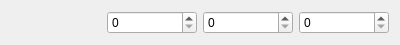
<?xml version="1.0" encoding="UTF-8"?>
<ui version="4.0">
 <class>OpenRGBDMXLedSettingsUi</class>
 <widget class="QWidget" name="OpenRGBDMXLedSettingsUi">
  <property name="geometry">
   <rect>
    <x>0</x>
    <y>0</y>
    <width>400</width>
    <height>43</height>
   </rect>
  </property>
  <property name="windowTitle">
   <string>Form</string>
  </property>
  <layout class="QGridLayout" name="gridLayout">
   <item row="0" column="1">
    <widget class="QSpinBox" name="RedSpinBox"/>
   </item>
   <item row="0" column="0">
    <widget class="QLabel" name="LedLabel">
     <property name="text">
      <string/>
     </property>
    </widget>
   </item>
   <item row="0" column="2">
    <widget class="QSpinBox" name="GreenSpinBox"/>
   </item>
   <item row="0" column="3">
    <widget class="QSpinBox" name="BlueSpinBox"/>
   </item>
  </layout>
 </widget>
 <resources/>
 <connections/>
</ui>
